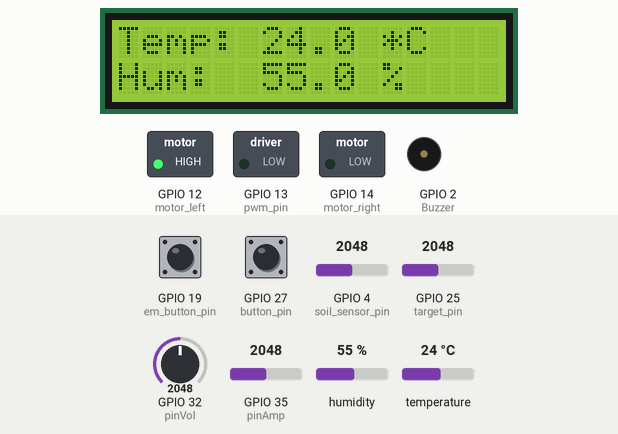
A sketch run on a simulated ESP32. On the bench: 16×2 character LCD, switched loads named in the sketch (green lamp = pin HIGH), buzzer (waves = sounding). Inputs (shaded band) come from the test bench; at power-on: GPIO 19 (em_button_pin) HIGH, GPIO 27 (button_pin) HIGH, GPIO 4 (soil_sensor_pin) = 2048, GPIO 25 (target_pin) = 2048, GPIO 32 (pinVol) = 2048, GPIO 35 (pinAmp) = 2048, humidity 55 %, temperature 24 °C.

Above: at 1.2 s.
1.3 s: GPIO 19 (em_button_pin) pulled LOW for 0.15 s
At 1.69 s:
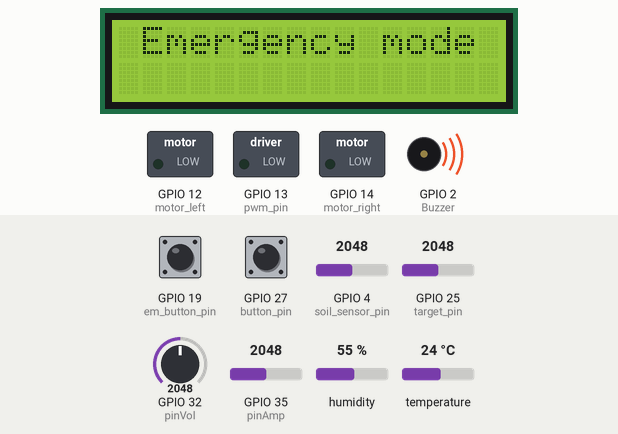
2.0 s: GPIO 19 (em_button_pin) pulled LOW for 1 s
At 2.5 s:
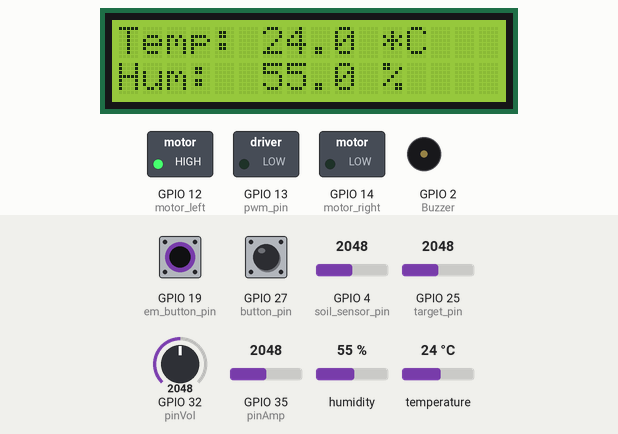
4.5 s: GPIO 27 (button_pin) pulled LOW for 0.15 s
At 6.1 s:
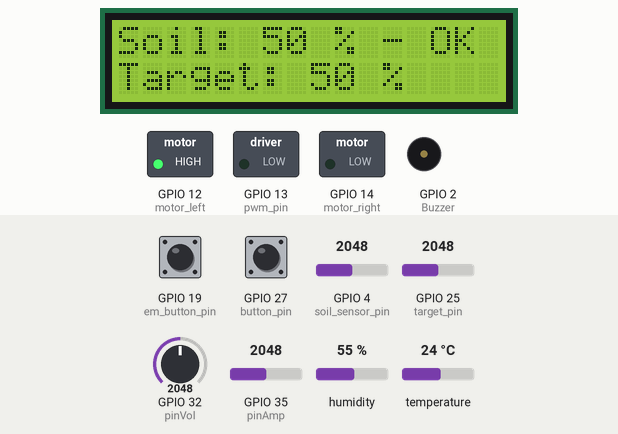
6.4 s: GPIO 4 (soil_sensor_pin) set to 3972
At 7.8 s:
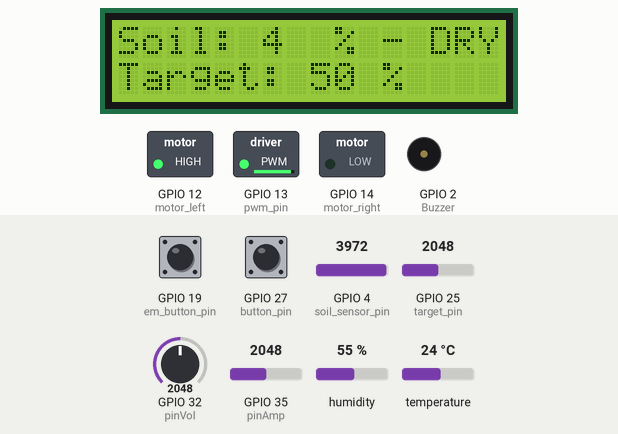
8.1 s: GPIO 27 (button_pin) pulled LOW for 1 s
At 9.1 s:
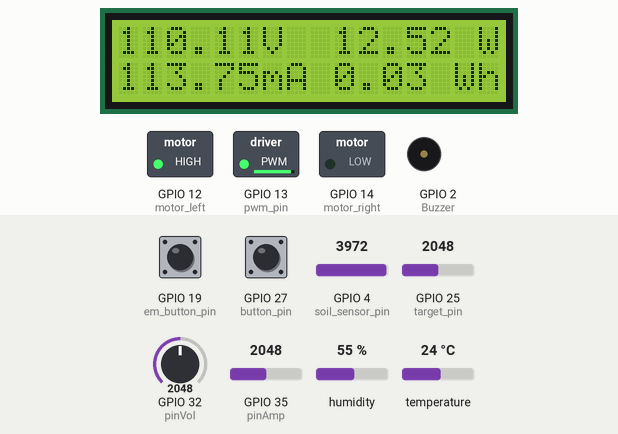
12.1 s: GPIO 19 (em_button_pin) pulled LOW for 0.15 s
At 12.7 s:
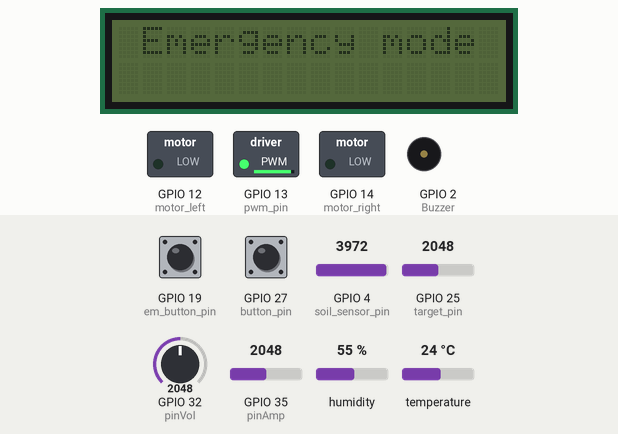
Timing chart, 0 to 13.8 s (numbered marks = the images above; inputs shaded):
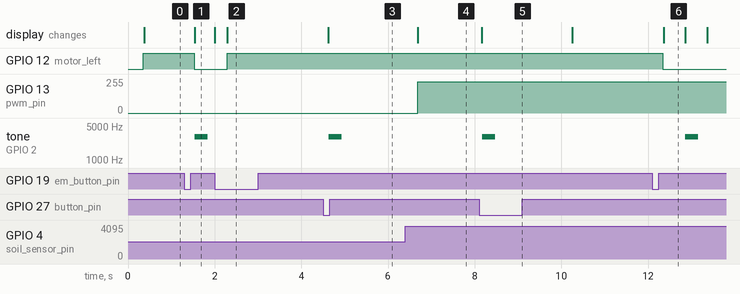

Measured:
- after the input at 1.3 s, GPIO 12 (motor_left): HIGH → LOW after 0.23 s; tone on GPIO 2 (Buzzer): silent → 3000 Hz after 0.24 s, → silent 0.30 s later; the display: changes after 0.24 s (image 1)
- after the input at 2.0 s, GPIO 12 (motor_left): LOW → HIGH after 0.29 s; tone on GPIO 2 (Buzzer): stops changing and stays silent; the display: first changes at once (image 2 shows a later state)
- after the input at 4.5 s, tone on GPIO 2 (Buzzer): silent → 3000 Hz after 0.13 s, → silent 0.30 s later; the display: changes after 0.12 s (image 3)
- after the input at 6.4 s, GPIO 13 (pwm_pin): 0/255 → 235/255 after 0.28 s; the display: changes after 0.28 s (image 4)
- after the input at 8.1 s, tone on GPIO 2 (Buzzer): silent → 3000 Hz after 0.07 s, → silent 0.30 s later; the display: changes after 0.06 s (image 5)
- after the input at 12.1 s, GPIO 12 (motor_left): HIGH → LOW after 0.24 s; tone on GPIO 2 (Buzzer): silent → 3000 Hz after 0.76 s, → silent 0.30 s later; the display: changes after 0.26 s (image 6)
- what the display in image 6 shows lasts 0.5 s, from 12.4 s to 12.9 s

The sketch:

sketch_oct13a.ino
```cpp
#include <Arduino.h>
#include <math.h>
#include <Wire.h>
#include <LiquidCrystal_I2C.h>
#include "DHTesp.h"

volatile int state = 1;                      // Biến state sẽ xoay vòng giữa 1, 2, 3
// volatile bool state_em = 0;                      // Biến state sẽ xoay vòng giữa 1, 2, 3
volatile unsigned long lastDebounceTime = 0; // Thời gian cuối cùng nút được nhấn
const unsigned long debounceDelay = 250;     // Thời gian trễ khử rung
bool buzzerTriggered = false;                // Biến cờ để kiểm tra khi nào buzzer được kích hoạt

double hum_tmp = 0, temp_tmp = 0;            // Biến lưu trữ giá trị cũ của nhiệt độ và độ ẩm
double volt_tmp = 0, current_tmp = 0;        // Biến lưu trữ giá trị cũ của điện áp và dòng điện
int moisture_tmp = 0;
int target_value_tmp = 0;
int previousState = 0;                       // Trạng thái trước đó của hiển thị

volatile bool mode_tmp=false;
unsigned long lastBlinkTime;
volatile long lcdBlinking=false;
//volatile long buzzerStartTime;
volatile bool emergencyMode = false;         // Emergency mode status

//volatile em_mode=false;

volatile unsigned long buttonPressTime = 0;   // Time when button press starts
volatile bool longPressDetected = false;     // Flag to check if long press is detected
void IRAM_ATTR handleInterrupt() {
      unsigned long currentTime = millis(); // Thời gian hiện tại
      if ((currentTime - lastDebounceTime) > debounceDelay)
      {
        state++;  // Tăng giá trị state
        if (state > 3) {
          state = 1;  // Xoay vòng giá trị state giữa 1, 2, 3
        }

        buzzerTriggered = true; // Kích hoạt buzzer khi nút được nhấn
        lastDebounceTime = currentTime; // Cập nhật thời gian nhấn nút cuối cùng
      }
  }

  void IRAM_ATTR EMhandleInterrupt() {
      unsigned long currentTime = millis(); // Thời gian hiện tại
      if ((currentTime - lastDebounceTime) > debounceDelay)
      {

        emergencyMode=!emergencyMode;
//        buzzerTriggered = true; // Kích hoạt buzzer khi nút được nhấn
        lastDebounceTime = currentTime; // Cập nhật thời gian nhấn nút cuối cùng
      }
  }
class Sensor // Quản lý các thông tin về cảm biến ( chân cảm biến, giá trị cảm biến, hàm đọc cảm biến)
{
  private:
    int DHT_PIN; // chân cảm biến nhiệt độ
    int button_pin; // chân nút nhấn chuyển trạng thái hiển thị
    int em_button_pin; // chân nút nhấn trạng thái emergency
    int target_pin; // chân set giá trị độ ẩm
    int soil_sensor_pin; // châm cảm biến độ ẩm đất
    int pinVol; // chân đo điện áp
    int pinAmp; // chân đo dòng

    int target_value; // giá trị độ ẩm set
    int moisturePercent;   // Phần trăm độ ẩm đất
    String status;         // Trạng thái độ ẩm đất (WET, OK, DRY)
    DHTesp dhtSensor;

    float volt, current, power, wattHours;
    unsigned long previousMillis;
    float totalEnergy;
    float elapsedTime;
    String temp, hum;

  public:
    friend class Load;
    friend class LCD_DISPLAY;
    void Set_Sensor_Pin();
    void Read_Sensor();

};

class Load // Class quản lý các tải, hiển thị( motor, LCD 16x02)
{
  private:
    int Buzzer;
    int motor_left, motor_right, pwm_pin;

  public:
    void Set_Load_Pin();
    void Turn_On_Buzzer();
    void Control_Motor();
    void Stop_Motor();

};

#define I2C_ADDR 0x27 // Address for I2C LCD
LiquidCrystal_I2C lcd(I2C_ADDR, 16, 2); // Define 16x2 LCD

class LCD_DISPLAY
{
  public:
    void Set_up_lcd();
    void display_lcd();
};

Sensor sensor;
Load load;
LCD_DISPLAY lcd_1602;

void LCD_DISPLAY::Set_up_lcd()
{
  Wire.begin(21,22);
  lcd.init();         // Initialize LCD
  lcd.backlight();    // Turn on the backlight
  lcd.clear();        // Clear any previous data

}
void LCD_DISPLAY::display_lcd(){

if (state != previousState) {
    lcd.clear();  // Chỉ gọi lcd.clear() khi state thay đổi
    previousState = state;  // Cập nhật trạng thái hiện tại
  }

  switch (state)
  {
    case 1:
      if (
        abs(sensor.temp.toDouble() - temp_tmp) >= 0.1 ||
        abs(sensor.hum.toDouble() - hum_tmp) >= 0.1
      )
      {
        lcd.clear(); // Xóa LCD khi có thay đổi nhiệt độ hoặc độ ẩm
        temp_tmp = sensor.temp.toDouble();
        hum_tmp = sensor.hum.toDouble();
      }
      if (sensor.temp != "NaN" && sensor.hum != "NaN")
      {
        lcd.setCursor(0, 0); // Set cursor to top-left
        lcd.print("Temp: " + sensor.temp);
        lcd.setCursor(11, 0);
        lcd.print("*C");
        lcd.setCursor(0, 1); // Set cursor to the second line
        lcd.print("Hum: ");
        lcd.setCursor(6, 1);
        lcd.print(sensor.hum);
        lcd.setCursor(11, 1);
        lcd.print("%");
      }
      else
      {
        lcd.setCursor(0, 0);
        lcd.print("Temp/Humid Error"); // Error message if sensor fails
      }
      break;
      case 2:
      if (abs(sensor.moisturePercent - moisture_tmp) >= 1|| abs(sensor.target_value-target_value_tmp)>=1) // Kiểm tra thay đổi độ ẩm đất
      {
        lcd.clear(); // Xóa LCD khi có thay đổi độ ẩm đất
        moisture_tmp = sensor.moisturePercent;
        target_value_tmp=sensor.target_value;
      }
      lcd.setCursor(0, 0);
      lcd.print("Soil: ");
      lcd.setCursor(6, 0);
      lcd.print(sensor.moisturePercent);
      lcd.setCursor(9, 0);
      lcd.print("%");
      lcd.setCursor(11, 0);

      lcd.print("- "+sensor.status);
      lcd.setCursor(0,1);
      lcd.print("Target: ");
      lcd.setCursor(8, 1);
      lcd.print(sensor.target_value);
      lcd.setCursor(11, 1);
      lcd.print("%");
      break;
      case 3:
      if (
        abs(sensor.volt - volt_tmp) >= 0.1 ||
        abs(sensor.current - current_tmp) >= 0.1
      )
      {
        lcd.clear(); // Xóa LCD khi có thay đổi điện áp hoặc dòng điện
        volt_tmp = sensor.volt;
        current_tmp = sensor.current;
      }
      lcd.setCursor(0, 0);
      lcd.print(String(sensor.volt));
      lcd.setCursor(6, 0);
      lcd.print("V");
      lcd.setCursor(9, 0);
      lcd.print(String(sensor.power));
      lcd.setCursor(15, 0);
      lcd.print("W");
      lcd.setCursor(0, 1);
      lcd.print(String(sensor.current));
      lcd.setCursor(6, 1);
      lcd.print("mA");
      lcd.setCursor(9, 1);
      lcd.print(String(sensor.wattHours));
      lcd.setCursor(14, 1);
      lcd.print("Wh");
      break;
      default:
      break;
  }
}

void Sensor::Set_Sensor_Pin() // set chân cho các cảm biến
{
  DHT_PIN = 18;
  button_pin = 27;
  pinVol = 32;
  pinAmp = 35;
  target_pin= 25;
  soil_sensor_pin = 4;
  em_button_pin = 19;
  pinMode(button_pin, INPUT_PULLUP); // Cấu hình nút nhấn với pullup
  attachInterrupt(digitalPinToInterrupt(button_pin), handleInterrupt, FALLING);
  pinMode(em_button_pin, INPUT_PULLUP); // Cấu hình nút nhấn với pullup
  attachInterrupt(digitalPinToInterrupt(em_button_pin), EMhandleInterrupt, FALLING);
  pinMode(pinVol, INPUT);
  pinMode(pinAmp, INPUT);
  pinMode(target_pin,INPUT);
  dhtSensor.setup(DHT_PIN, DHTesp::DHT22);
  pinMode(soil_sensor_pin, INPUT);
}
void Sensor::Read_Sensor() // đọc giá trị cảm biến
{
  TempAndHumidity data = sensor.dhtSensor.getTempAndHumidity();
  sensor.temp = String(data.temperature, 1);
  sensor.hum = String(data.humidity, 1);
  if (!isnan(data.temperature) && !isnan(data.humidity))
  {
    sensor.temp = String(data.temperature, 1);
    sensor.hum = String(data.humidity, 1);
  }
  else
  {
    sensor.temp = "NaN";
    sensor.hum = "NaN";
  }
  int SensorValue = analogRead(soil_sensor_pin); // Placeholder for soil sensor logic
  sensor.moisturePercent = map(SensorValue, 0, 4095, 100, 0);  // Tính phần trăm độ ẩm
  if (moisturePercent > 70) {
    sensor.status = "WET";
  } else if (moisturePercent < 30) {
    sensor.status = "DRY";
  } else {
    sensor.status = "OK";
  }
  int setvalue=analogRead(sensor.target_pin);
  sensor.target_value=map(setvalue, 0, 4095, 0,100);

//  Serial.print("Set Value");
//  Serial.println(setvalue);
//  Serial.print("Target value");
//  Serial.println(sensor.target_value);
  volt = 0;
  current = 0;
  int a = 0, c = 0;
  for (int i = 0; i < 200; i++)
  {
    c = analogRead(pinAmp); // Read current
    a = analogRead(pinVol); // Read voltage
    sensor.volt += a;
    sensor.current += c;
    delay(1);
  }

  // Convert readings to voltage and current values for a 5V system
sensor.volt = (sensor.volt / 200.0) * (5.0 / 1023.0) * 11; // 11 is the voltage divider ratio
sensor.current = ((sensor.current / 200.0) - 512) * (5.0 / 1023.0) / 0.066; // 0.066 is the current sensor sensitivity

if (sensor.current < 0)
    sensor.current = 0; // Ignore negative values

sensor.power = sensor.volt/1000 * sensor.current; // Power in Watts

unsigned long currentMillis = millis();
elapsedTime = (currentMillis - previousMillis) / 1000.0; // Time in seconds
previousMillis = currentMillis;

// Accumulate power over time for watt-hours
totalEnergy += sensor.power * elapsedTime; // Accumulate power over time
wattHours = totalEnergy / 3600.0; // Convert to Watt-hours (Wh)

}


void Load::Set_Load_Pin() // set chân tải
{
  Buzzer = 2;
  pwm_pin = 13;
  motor_left = 12;
  motor_right = 14;
  pinMode(Buzzer, OUTPUT);
  pinMode(motor_left, OUTPUT);
  pinMode(motor_right, OUTPUT);
  pinMode(pwm_pin, OUTPUT);


}

void Load::Turn_On_Buzzer()
{
  tone(Buzzer, 3000, 300);
}
void Load::Stop_Motor(){
    digitalWrite(motor_left,LOW);
    digitalWrite(motor_right, LOW);
  }
void Load::Control_Motor() {

    digitalWrite(motor_left, HIGH);
    digitalWrite(motor_right, LOW);
  // Map giá trị độ ẩm sang giá trị PWM (tỉ lệ nghịch)
    int pwmValue = map(sensor.moisturePercent, 0, sensor.target_value, 255, 0);

  // Đảm bảo giá trị PWM nằm trong khoảng hợp lệ
    pwmValue = constrain(pwmValue, 0, 255);

    analogWrite(pwm_pin, pwmValue);  // Gửi giá trị PWM tới chân PWM


}

void setup()
{
  Serial.begin(115200);
  sensor.Set_Sensor_Pin();
  load.Set_Load_Pin();
  lcd_1602.Set_up_lcd();
}
void loop(){
  unsigned long currentTime = millis(); // Get current time

  // Check if the mode has changed to update the display and reset variables
  if (mode_tmp != emergencyMode) {
    lcd.clear();
    mode_tmp = emergencyMode;
  }

  // Emergency Mode Logic
  if (emergencyMode) {
    load.Stop_Motor();
    lcd.setCursor(1, 0);
    lcd.print("Emergency mode");

    // Blinking and continuous buzzer sound every 500ms
    if (currentTime - lastBlinkTime >= 500) {
      lcdBlinking = !lcdBlinking;

      if (lcdBlinking) {
        lcd.backlight();
        load.Turn_On_Buzzer(); // Continuous beeping every 500ms
      } else {
        lcd.noBacklight();
      }

      lastBlinkTime = currentTime;
    }
  }

  // Normal Mode Logic
  else {
    lcd.backlight(); // Ensure backlight is on in normal mode

    // Brief beep when changing display state
    if (buzzerTriggered) {
      load.Turn_On_Buzzer();  // Sound buzzer briefly
      buzzerTriggered = false; // Reset flag to prevent continuous beeping
    }

    // Read sensor data and update display
    sensor.Read_Sensor();
    lcd_1602.display_lcd();
    load.Control_Motor();
    delay(10);  // Delay between updates
  }

}
```
